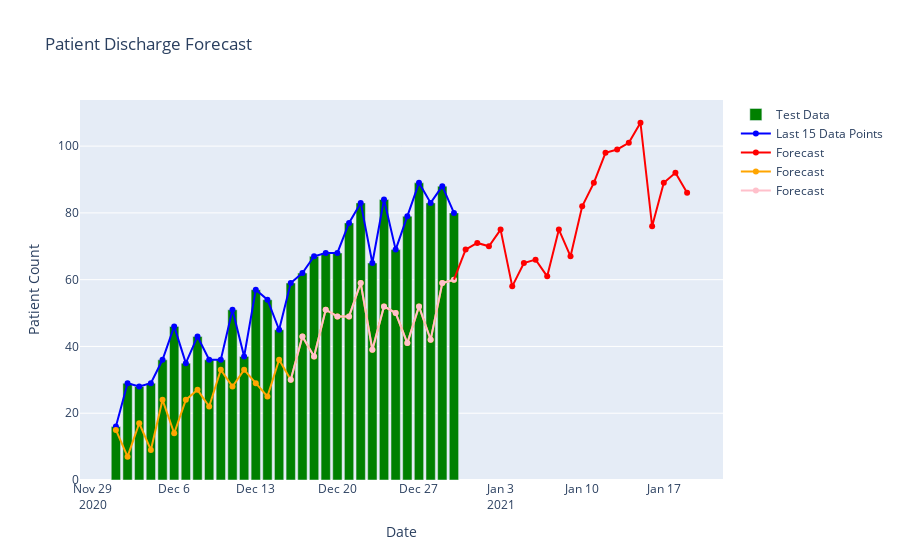

The cell this chart's notebook holds for it:
### Code cell
import plotly.graph_objects as go

# Assuming you have a 'test_data' variable containing the test data
#test_data_last_15 = merged_df['Patient_Count'][:15]

# Create a Plotly figure
fig = go.Figure()

# Plot the last 15 values of the test data as a bar graph with only y-axis on hovering
fig.add_trace(go.Bar(x=merged_df2['Date'][2161:2191], y=merged_df2['Discharge_Patient_Count'].iloc[2161:2191], name='Test Data', marker_color='green', hoverinfo='x, y'))

# Plot the last 15 data points and the 50 forecasts
fig.add_trace(go.Scatter(x=merged_df2['Date'][2161:2191], y=merged_df2['Discharge_Patient_Count'].iloc[2161:2191], mode='lines+markers', name='Last 15 Data Points', line=dict(color='blue'), hoverinfo='name,x,y'))
fig.add_trace(go.Scatter(x=merged_df2['Date'][2191:], y=merged_df2['Discharge_forecast_patient_count'].iloc[2191:], mode='lines+markers', name='Forecast', line=dict(color='red'), hoverinfo='name,x,y'))
fig.add_trace(go.Scatter(x=merged_df2['Date'][2161:2191], y=merged_df2['Discharge_forecast_patient_count'].iloc[2161:2191], mode='lines+markers', name='Forecast', line=dict(color='orange'), hoverinfo='name,x,y'))
fig.add_trace(go.Scatter(x=merged_df2['Date'][2176:2191], y=merged_df2['Discharge_forecast_patient_count'].iloc[2176:2191], mode='lines+markers', name='Forecast', line=dict(color='pink'), hoverinfo='name,x,y'))

# Add a line shape to connect the blue and red lines

line_shape = {
    'type': 'line',
    'x0': merged_df2['Date'][2190],
    'x1': merged_df2['Date'][2191],
    'y0': merged_df2['Discharge_forecast_patient_count'].iloc[2190],
    'y1': merged_df2['Discharge_forecast_patient_count'].iloc[2191],
    'line': {'color': 'red', 'width': 2},
}
fig.add_shape(line_shape)

# Customize the layout
fig.update_layout(
    title='Patient Discharge Forecast',
    xaxis_title='Date',
    yaxis_title='Patient Count'
)

# Show the interactive plot
fig.show()

### Figure 1 — Plotly figure (JSON) as saved in the notebook; plotly's stock layout.template omitted (floating-point values rounded to 4 significant figures)
{"data": [{"hoverinfo": "x+y", "marker": {"color": "green"}, "name": "Test Data", "type": "bar", "x": ["2020-12-01T00:00:00", "2020-12-02T00:00:00", "2020-12-03T00:00:00", "2020-12-04T00:00:00", "2020-12-05T00:00:00", "2020-12-06T00:00:00", "2020-12-07T00:00:00", "2020-12-08T00:00:00", "2020-12-09T00:00:00", "2020-12-10T00:00:00", "2020-12-11T00:00:00", "2020-12-12T00:00:00", "2020-12-13T00:00:00", "2020-12-14T00:00:00", "2020-12-15T00:00:00", "2020-12-16T00:00:00", "2020-12-17T00:00:00", "2020-12-18T00:00:00", "2020-12-19T00:00:00", "2020-12-20T00:00:00", "2020-12-21T00:00:00", "2020-12-22T00:00:00", "2020-12-23T00:00:00", "2020-12-24T00:00:00", "2020-12-25T00:00:00", "2020-12-26T00:00:00", "2020-12-27T00:00:00", "2020-12-28T00:00:00", "2020-12-29T00:00:00", "2020-12-30T00:00:00"], "y": [16, 29, 28, 29, 36, 46, 35, 43, 36, 36, 51, 37, 57, 54, 45, 59, 62, 67, 68, 68, 77, 83, 65, 84, 69, 79, 89, 83, 88, 80]}, {"hoverinfo": "name+x+y", "line": {"color": "blue"}, "mode": "lines+markers", "name": "Last 15 Data Points", "type": "scatter", "x": ["2020-12-01T00:00:00", "2020-12-02T00:00:00", "2020-12-03T00:00:00", "2020-12-04T00:00:00", "2020-12-05T00:00:00", "2020-12-06T00:00:00", "2020-12-07T00:00:00", "2020-12-08T00:00:00", "2020-12-09T00:00:00", "2020-12-10T00:00:00", "2020-12-11T00:00:00", "2020-12-12T00:00:00", "2020-12-13T00:00:00", "2020-12-14T00:00:00", "2020-12-15T00:00:00", "2020-12-16T00:00:00", "2020-12-17T00:00:00", "2020-12-18T00:00:00", "2020-12-19T00:00:00", "2020-12-20T00:00:00", "2020-12-21T00:00:00", "2020-12-22T00:00:00", "2020-12-23T00:00:00", "2020-12-24T00:00:00", "2020-12-25T00:00:00", "2020-12-26T00:00:00", "2020-12-27T00:00:00", "2020-12-28T00:00:00", "2020-12-29T00:00:00", "2020-12-30T00:00:00"], "y": [16, 29, 28, 29, 36, 46, 35, 43, 36, 36, 51, 37, 57, 54, 45, 59, 62, 67, 68, 68, 77, 83, 65, 84, 69, 79, 89, 83, 88, 80]}, {"hoverinfo": "name+x+y", "line": {"color": "red"}, "mode": "lines+markers", "name": "Forecast", "type": "scatter", "x": ["2020-12-31T00:00:00", "2021-01-01T00:00:00", "2021-01-02T00:00:00", "2021-01-03T00:00:00", "2021-01-04T00:00:00", "2021-01-05T00:00:00", "2021-01-06T00:00:00", "2021-01-07T00:00:00", "2021-01-08T00:00:00", "2021-01-09T00:00:00", "2021-01-10T00:00:00", "2021-01-11T00:00:00", "2021-01-12T00:00:00", "2021-01-13T00:00:00", "2021-01-14T00:00:00", "2021-01-15T00:00:00", "2021-01-16T00:00:00", "2021-01-17T00:00:00", "2021-01-18T00:00:00", "2021-01-19T00:00:00"], "y": [69, 71, 70, 75, 58, 65, 66, 61, 75, 67, 82, 89, 98, 99, 101, 107, 76, 89, 92, 86]}, {"hoverinfo": "name+x+y", "line": {"color": "orange"}, "mode": "lines+markers", "name": "Forecast", "type": "scatter", "x": ["2020-12-01T00:00:00", "2020-12-02T00:00:00", "2020-12-03T00:00:00", "2020-12-04T00:00:00", "2020-12-05T00:00:00", "2020-12-06T00:00:00", "2020-12-07T00:00:00", "2020-12-08T00:00:00", "2020-12-09T00:00:00", "2020-12-10T00:00:00", "2020-12-11T00:00:00", "2020-12-12T00:00:00", "2020-12-13T00:00:00", "2020-12-14T00:00:00", "2020-12-15T00:00:00", "2020-12-16T00:00:00", "2020-12-17T00:00:00", "2020-12-18T00:00:00", "2020-12-19T00:00:00", "2020-12-20T00:00:00", "2020-12-21T00:00:00", "2020-12-22T00:00:00", "2020-12-23T00:00:00", "2020-12-24T00:00:00", "2020-12-25T00:00:00", "2020-12-26T00:00:00", "2020-12-27T00:00:00", "2020-12-28T00:00:00", "2020-12-29T00:00:00", "2020-12-30T00:00:00"], "y": [15, 7, 17, 9, 24, 14, 24, 27, 22, 33, 28, 33, 29, 25, 36, 30, 43, 37, 51, 49, 49, 59, 39, 52, 50, 41, 52, 42, 59, 60]}, {"hoverinfo": "name+x+y", "line": {"color": "pink"}, "mode": "lines+markers", "name": "Forecast", "type": "scatter", "x": ["2020-12-16T00:00:00", "2020-12-17T00:00:00", "2020-12-18T00:00:00", "2020-12-19T00:00:00", "2020-12-20T00:00:00", "2020-12-21T00:00:00", "2020-12-22T00:00:00", "2020-12-23T00:00:00", "2020-12-24T00:00:00", "2020-12-25T00:00:00", "2020-12-26T00:00:00", "2020-12-27T00:00:00", "2020-12-28T00:00:00", "2020-12-29T00:00:00", "2020-12-30T00:00:00"], "y": [30, 43, 37, 51, 49, 49, 59, 39, 52, 50, 41, 52, 42, 59, 60]}], "layout": {"shapes": [{"line": {"color": "red", "width": 2}, "type": "line", "x0": "2020-12-30T00:00:00", "x1": "2020-12-31T00:00:00", "y0": 60, "y1": 69}], "title": {"text": "Patient Discharge Forecast"}, "xaxis": {"title": {"text": "Date"}}, "yaxis": {"title": {"text": "Patient Count"}}}}
